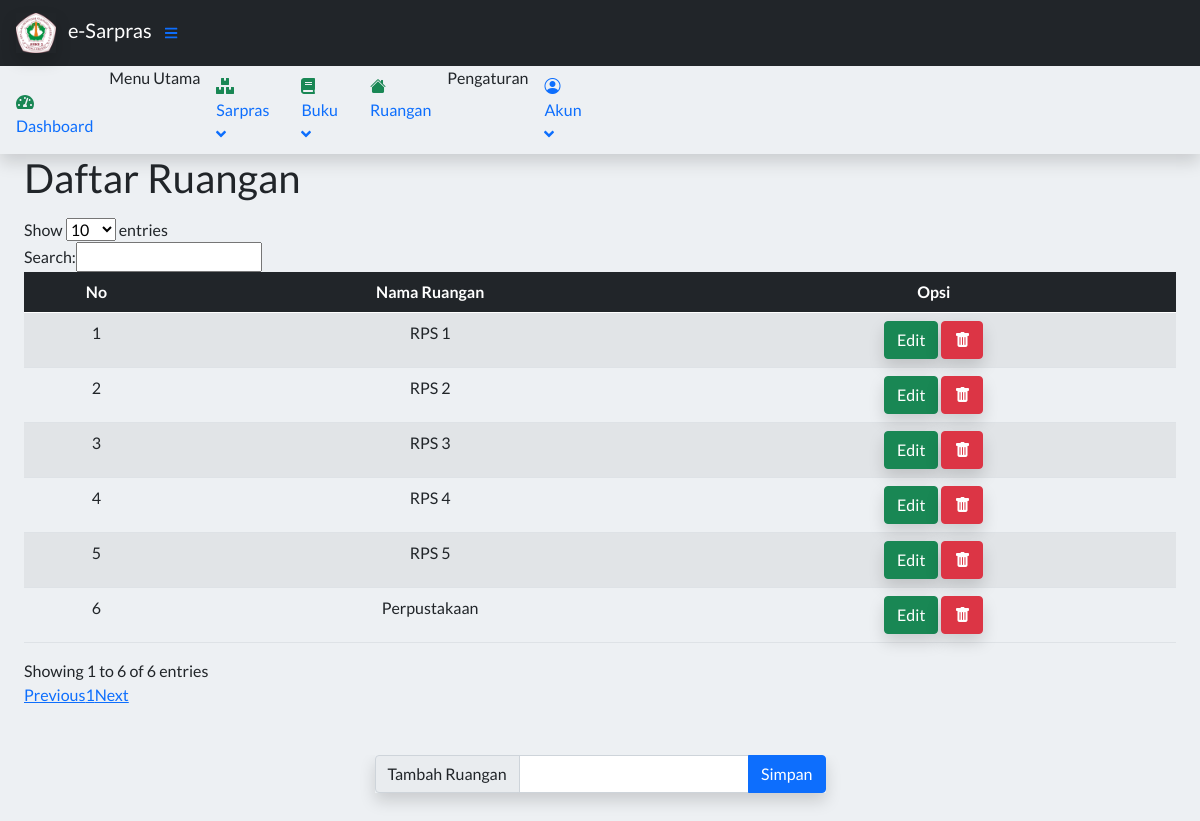
/index.php?page=addroom (signed in), run on the app's committed database.
### tables this page shows
CREATE TABLE `truangan` (
  `idRuangan` int(11) NOT NULL,
  `namaRuangan` varchar(30) NOT NULL,
  `isDeleted` tinyint(1) NOT NULL DEFAULT 0
);

### config/userfunctions.php (called while the page is built, shortened)
<?php
	include_once 'connect.php';
	function query($query) {
		global $db;
		$result = mysqli_query($db, $query);
		$rows = [];
		while( $row = mysqli_fetch_assoc($result) ) {
			$rows[] = $row;
		}
		return $rows;
	}
 ?>

### config/showtableruang.php (the view)
<?php
    include_once 'config/userfunctions.php';
    $users = query('SELECT * FROM truangan WHERE isDeleted = 0');
 ?>
<main>
    <div class="container-fluid px-4">
        <h1 class="col mx-auto">Daftar Ruangan</h1>
        <div class="mb-5 mt-3">
            <table id="example" class="display nowrap table-striped table text-center" style="width:100%">
                <thead class="table-dark">
                    <tr>
                        <th>No</th>
                        <th>Nama Ruangan</th>
                        <th class="<?=eclGuest?>">Opsi</th>
                    </tr>
                </thead>
                <tbody class="">
                    <?php $count = 1; ?>
                    <?php foreach($users as $user) : ?>
                		<tr>
                			<td><?= $count; ?></td>
                            <td><?= $user['namaRuangan']; ?></td>
                			<td class="text-center <?=eclGuest?>">
                                    <a href="config/edit.php?idRuangan=<?= $user['idRuangan']; ?>" class="btn btn-success shadow">Edit</a>
                                    <a href="config/hapus.php?idRuangan=<?= $user['idRuangan']; ?>" class="btn btn-danger shadow bi bi-trash-fill" onclick="return confirm('apakah yakin akan dihapus?')"></a>
                			</td>
                		</tr>
            <?php $count++; ?>
                    <?php endforeach; ?>
                </tbody>
            </table>
        </div>
    </div>
    <form method ="post" action ="config/simpan.php" >
        <div class="container overflow-hidden">
            <div class="row <?=eclGuest?>">
                <div class="col-md-5 mx-auto">
                    <div class="input-group mb-5 shadow">
                        <span class="input-group-text" id="disabledInput" disabled>Tambah Ruangan</span>
                        <input type="text" aria-label="Last name" name ="namaRuangan" class="form-control">
                        <button type="submit" name ="simpan" class="btn btn-primary">Simpan</button>
                    </div>
                </div>
            </div>
        </div>
    </form>
</main>

### index.php (style rules this page uses)
body { background-color: rgb(237, 240, 243); font-family: 'Lato', sans-serif; }

### data on the page
truangan: namaRuangan "RPS 1"
truangan: namaRuangan "RPS 2"
truangan: namaRuangan "RPS 3"
truangan: namaRuangan "RPS 4"
truangan: namaRuangan "RPS 5"
truangan: namaRuangan "Perpustakaan"
